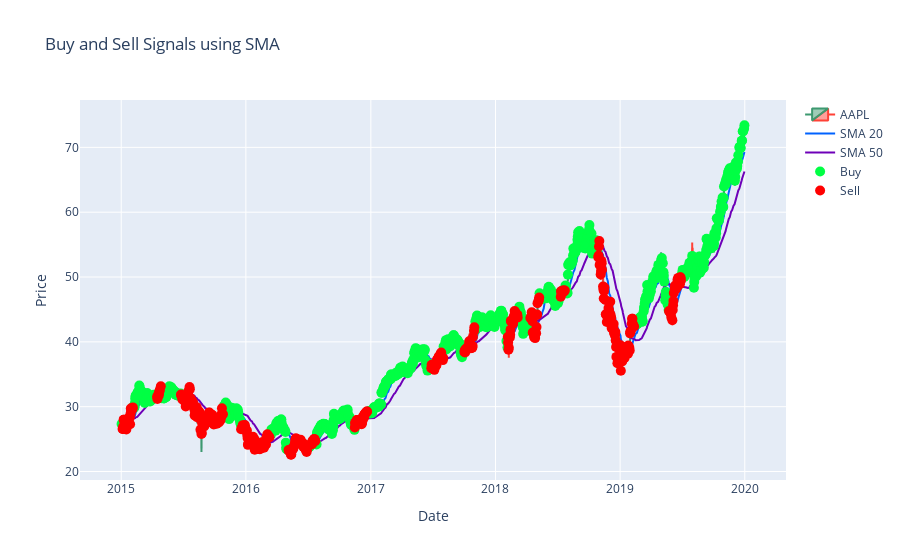

Source (notebook cell):
### Code cell
sma_pos_buy_df = sma_stock_df.copy()[sma_stock_df['sma_signal'] == 1]
sma_pos_sell_df = sma_stock_df.copy()[sma_stock_df['sma_signal'] == 0]
sma_pos_fig = plotMA(sma_stock_df, 'sma')
sma_pos_fig = plotSignals(sma_pos_fig, sma_pos_buy_df, sma_pos_sell_df, 'sma', 0)
sma_pos_fig.show()

### Figure 1 — Plotly figure (JSON) as saved in the notebook; plotly's stock layout.template omitted (floating-point values rounded to 4 significant figures; data arrays with more than 128 entries replaced by an {"elided": "..."} marker saying what was removed)
{"data": [{"close": {"elided": "1258 float values"}, "high": {"elided": "1258 float values"}, "low": {"elided": "1258 float values"}, "name": "AAPL", "open": {"elided": "1258 float values"}, "type": "candlestick", "x": {"elided": "1258 str values"}}, {"line": {"color": "#0062ff", "width": 2}, "name": "SMA 20", "type": "scatter", "x": {"elided": "1258 str values"}, "y": {"elided": "1258 float values"}}, {"line": {"color": "#6e00b8", "width": 2}, "name": "SMA 50", "type": "scatter", "x": {"elided": "1258 str values"}, "y": {"elided": "1258 float values"}}, {"marker": {"color": "#00ff44", "size": 10, "symbol": "circle"}, "mode": "markers", "name": "Buy", "type": "scatter", "x": {"elided": "817 str values"}, "y": {"elided": "817 float values"}}, {"marker": {"color": "#ff0000", "size": 10, "symbol": "circle"}, "mode": "markers", "name": "Sell", "type": "scatter", "x": {"elided": "441 str values"}, "y": {"elided": "441 float values"}}], "layout": {"title": {"text": "Buy and Sell Signals using SMA"}, "xaxis": {"rangeslider": {"visible": false}, "title": {"text": "Date"}}, "yaxis": {"title": {"text": "Price"}}}}
